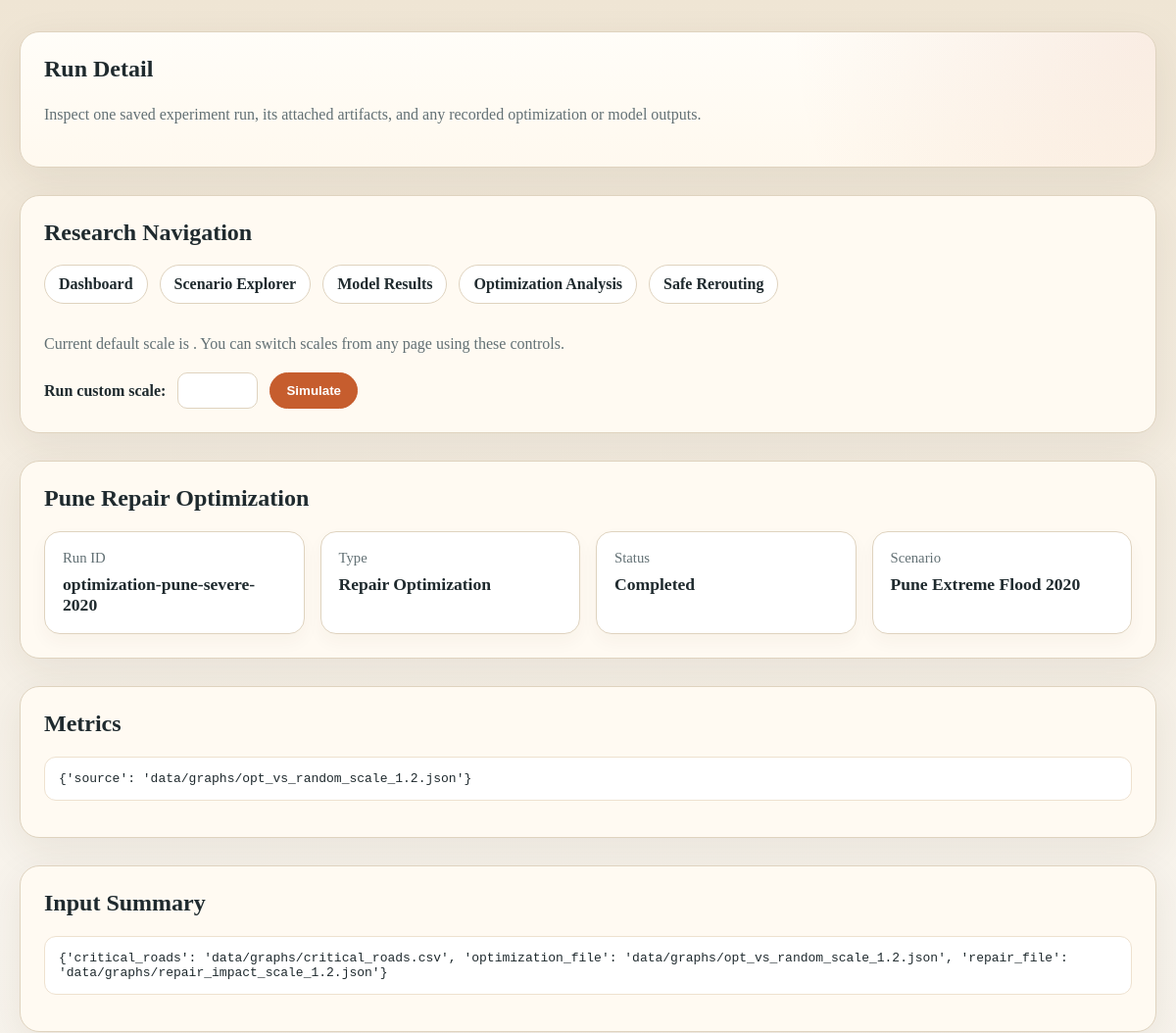
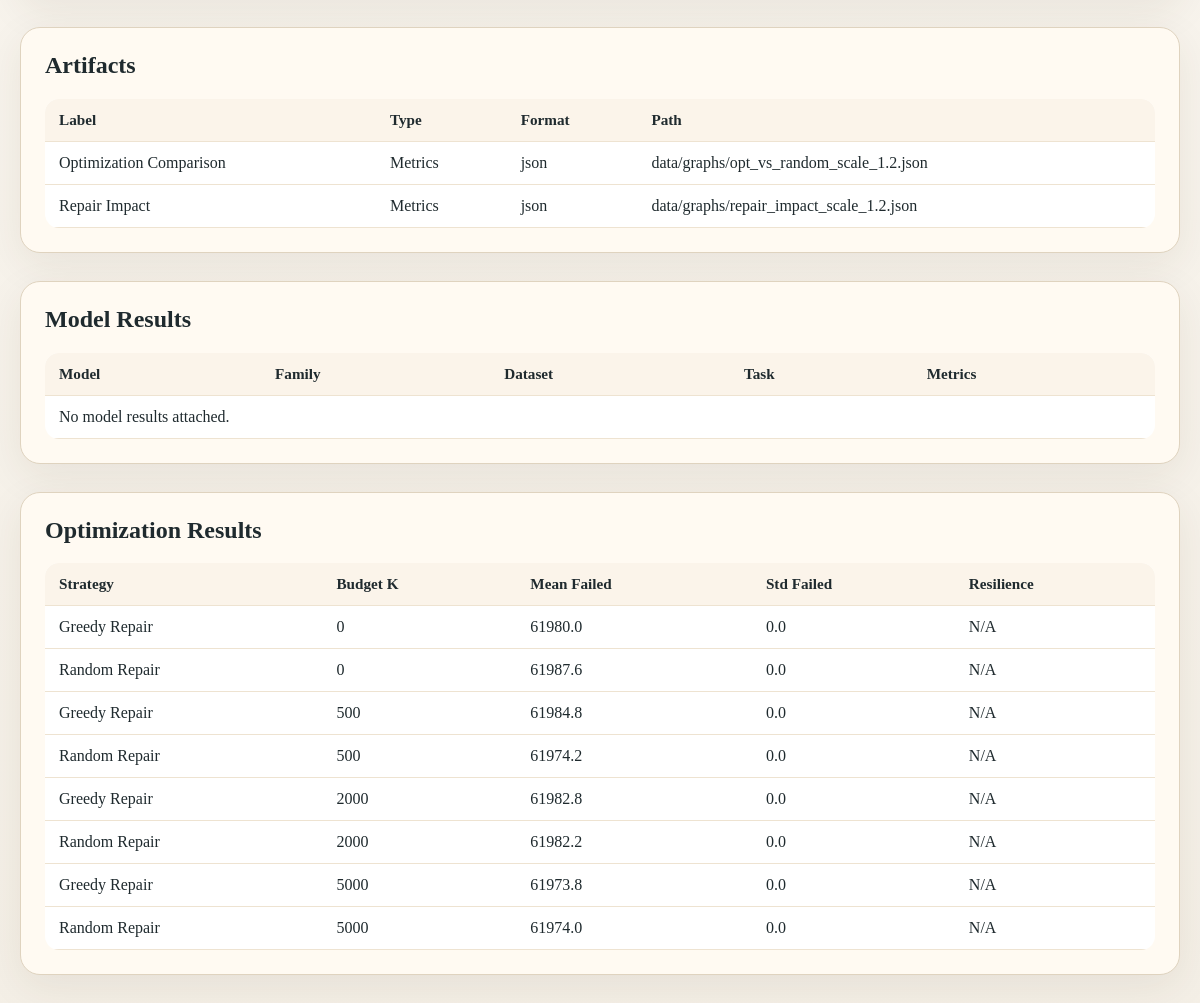
The app's page /runs/pune-repair-optimization-optimization-pune-severe-2020/, older data (2 pictures, top to bottom).
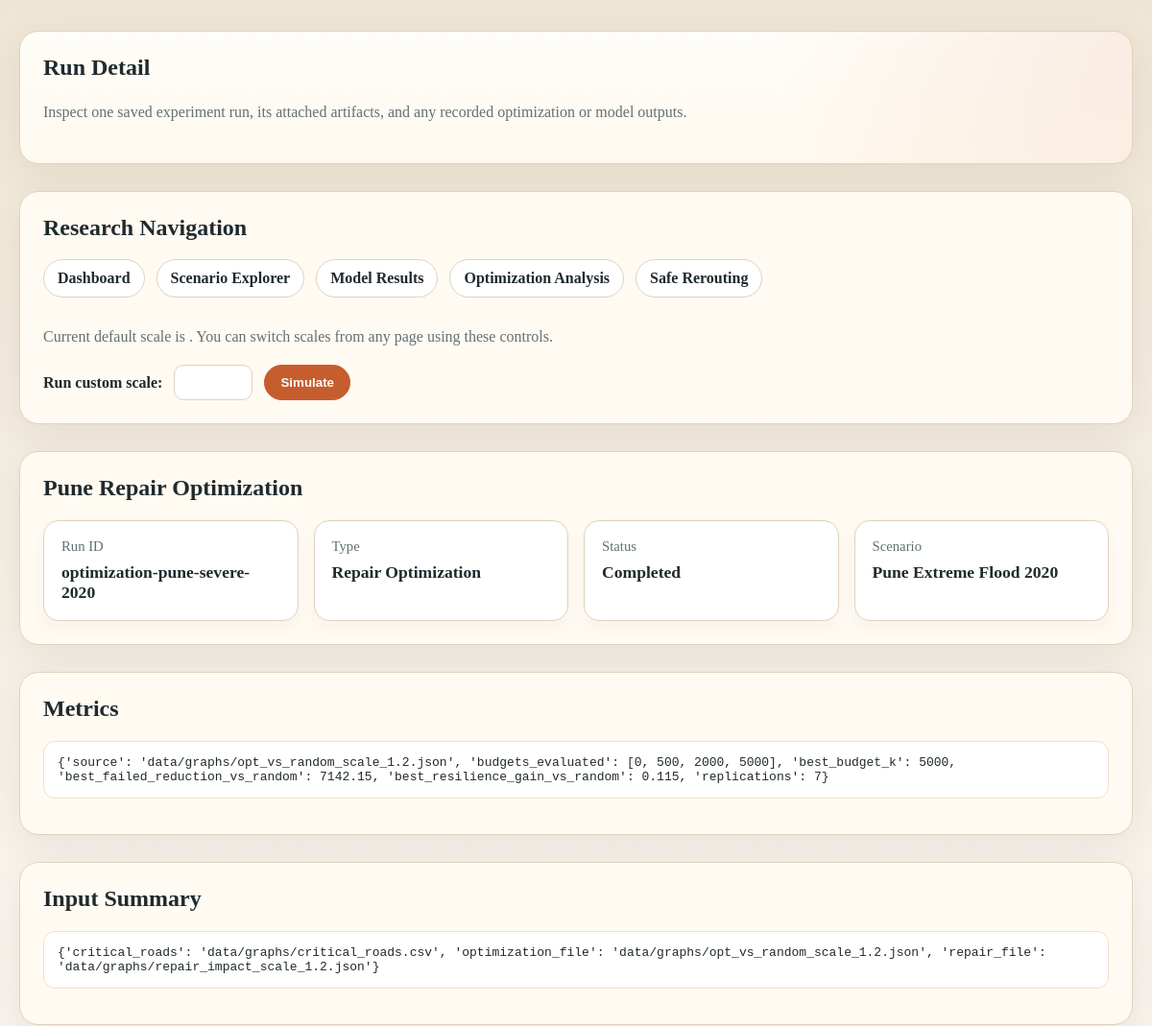
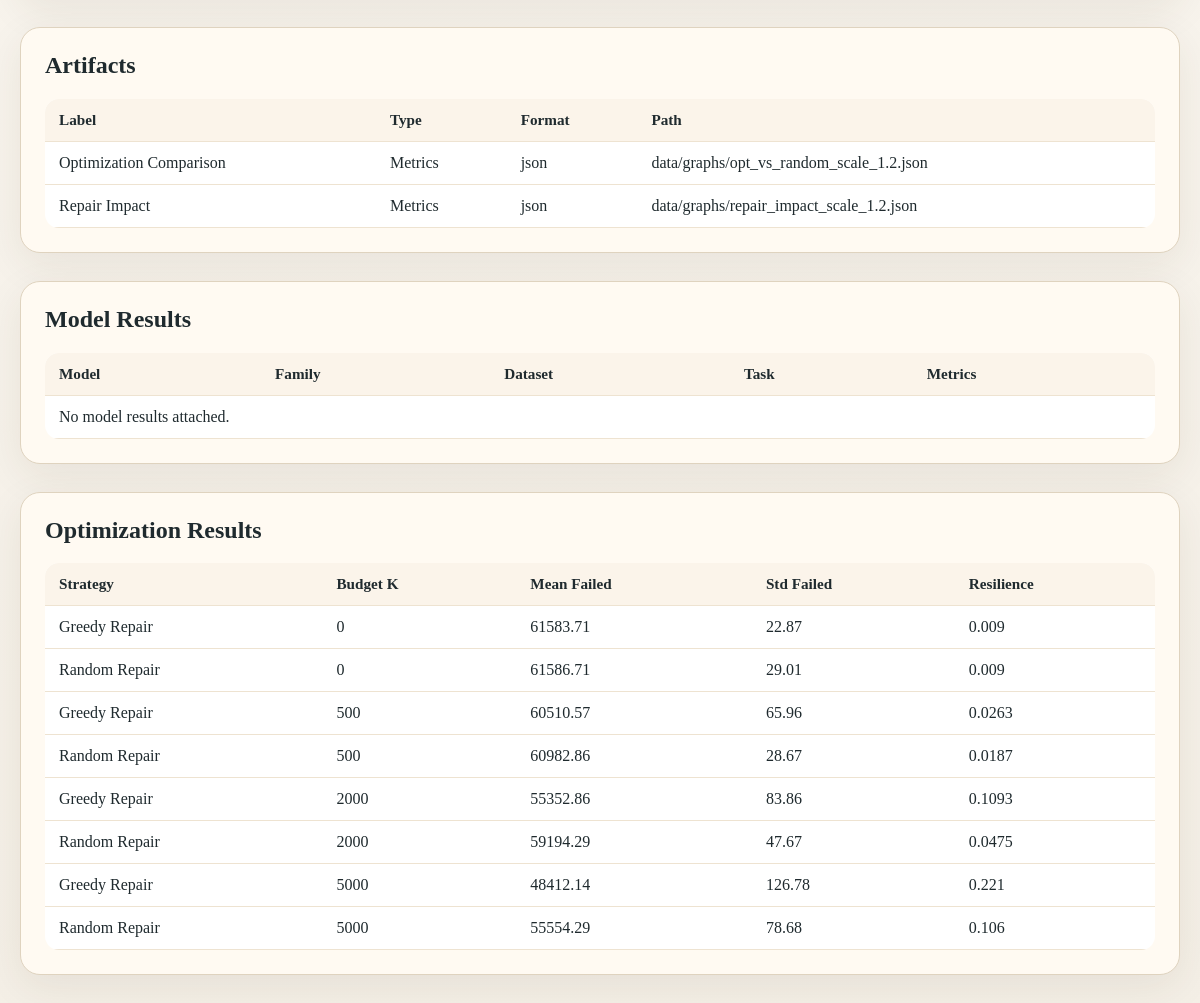
The same page, newer data (2 pictures, top to bottom).
### dashboard/models.py (models this page shows, shortened)
class TimeStampedModel(models.Model):
    created_at = models.DateTimeField(auto_now_add=True)
    updated_at = models.DateTimeField(auto_now=True)
    class Meta:
        abstract = True

class ExperimentRun(TimeStampedModel):
    class RunKind(models.TextChoices):
        CASCADE = "cascade", "Cascade Simulation"
        DATASET = "dataset", "Dataset Generation"
        TRAINING = "training", "Model Training"
        OPTIMIZATION = "optimization", "Repair Optimization"
        EVALUATION = "evaluation", "Evaluation"
        DASHBOARD = "dashboard", "Dashboard Snapshot"
    class Status(models.TextChoices):
        DRAFT = "draft", "Draft"
        RUNNING = "running", "Running"
        COMPLETED = "completed", "Completed"
        FAILED = "failed", "Failed"
        ARCHIVED = "archived", "Archived"
    title = models.CharField(max_length=160)
    slug = models.SlugField(max_length=180, unique=True, blank=True)
    run_kind = models.CharField(max_length=20, choices=RunKind.choices)
    status = models.CharField(
        max_length=20,
        choices=Status.choices,
        default=Status.DRAFT,
    )
    scenario = models.ForeignKey(
        ScenarioConfig,
        null=True,
        blank=True,
        on_delete=models.SET_NULL,
        related_name="runs",
    )
    run_identifier = models.CharField(max_length=80, unique=True)
    source_commit = models.CharField(max_length=64, blank=True)
    started_at = models.DateTimeField(default=timezone.now)
    completed_at = models.DateTimeField(null=True, blank=True)
    input_summary = models.JSONField(default=dict, blank=True)
    metrics = models.JSONField(default=dict, blank=True)
    notes = models.TextField(blank=True)
    class Meta:
        ordering = ["-started_at", "-created_at"]

class ScenarioConfig(TimeStampedModel):
    name = models.CharField(max_length=120, unique=True)
    slug = models.SlugField(max_length=140, unique=True, blank=True)
    description = models.TextField(blank=True)
    rainfall_year = models.PositiveIntegerField(default=2020)
    severity_scale = models.FloatField(default=1.0)
    capacity_factor = models.FloatField(default=1.25)
    overload_factor = models.FloatField(default=1.5)
    max_steps = models.PositiveIntegerField(default=20)
    random_seed = models.PositiveIntegerField(null=True, blank=True)
    parameters = models.JSONField(default=dict, blank=True)
    is_baseline = models.BooleanField(default=False)
    class Meta:
        ordering = ["name"]
        verbose_name = "scenario configuration"
        verbose_name_plural = "scenario configurations"

class RunArtifact(TimeStampedModel):
    class ArtifactKind(models.TextChoices):
        GRAPH = "graph", "Graph"
        DATASET = "dataset", "Dataset"
        MODEL = "model", "Model"
        METRICS = "metrics", "Metrics"
        GEOJSON = "geojson", "GeoJSON"
        PLOT = "plot", "Plot"
        REPORT = "report", "Report"
        OTHER = "other", "Other"
    run = models.ForeignKey(
        ExperimentRun,
        on_delete=models.CASCADE,
        related_name="artifacts",
    )
    label = models.CharField(max_length=120)
    artifact_kind = models.CharField(max_length=20, choices=ArtifactKind.choices)
    relative_path = models.CharField(
        max_length=255,
        help_text="Path relative to the repository root.",
    )
    file_format = models.CharField(max_length=32, blank=True)
    metadata = models.JSONField(default=dict, blank=True)
    class Meta:
        ordering = ["label"]
        unique_together = ("run", "label", "relative_path")

class OptimizationResult(TimeStampedModel):
    run = models.ForeignKey(
        ExperimentRun,
        on_delete=models.CASCADE,
        related_name="optimization_results",
    )
    strategy_name = models.CharField(max_length=120)
    budget_k = models.PositiveIntegerField()
    mean_failed = models.FloatField()
    std_failed = models.FloatField(default=0.0)
    resilience_score = models.FloatField(null=True, blank=True)
    metadata = models.JSONField(default=dict, blank=True)
    class Meta:
        ordering = ["strategy_name", "budget_k"]
        unique_together = ("run", "strategy_name", "budget_k")

### dashboard/views.py (the view)
# urls.py: path("runs/<slug:slug>/", views.run_detail, name="run_detail"),
def run_detail(request, slug):
    run = get_object_or_404(
        ExperimentRun.objects.select_related("scenario").prefetch_related(
            "artifacts",
            "model_results",
            "optimization_results",
        ),
        slug=slug,
    )
    optimization_rows = OptimizationResult.objects.filter(run=run).order_by("budget_k", "strategy_name")
    context = {
        "run": run,
        "optimization_rows": optimization_rows,
    }
    return render(request, "dashboard/run_detail.html", context)

### dashboard/templates/dashboard/run_detail.html (shortened to what this page needs)
{% extends "dashboard/base.html" %}
{% block hero_title %}Run Detail{% endblock %}
{% block hero_subtitle %}Inspect one saved experiment run, its attached artifacts, and any recorded optimization or model outputs.{% endblock %}
{% block content %}
<section class="section">
    <h2>{{ run.title }}</h2>
    <div class="grid">
        <div class="card"><div class="label">Run ID</div><div class="value" style="font-size:1.1rem;">{{ run.run_identifier }}</div></div>
        <div class="card"><div class="label">Type</div><div class="value" style="font-size:1.1rem;">{{ run.get_run_kind_display }}</div></div>
        <div class="card"><div class="label">Status</div><div class="value" style="font-size:1.1rem;">{{ run.get_status_display }}</div></div>
        <div class="card"><div class="label">Scenario</div><div class="value" style="font-size:1.1rem;">{% if run.scenario %}{{ run.scenario.name }}{% else %}N/A{% endif %}</div></div>
    </div>
</section>
<section class="section">
    <h2>Metrics</h2>
    <pre>{{ run.metrics }}</pre>
</section>
<section class="section">
    <h2>Input Summary</h2>
    <pre>{{ run.input_summary }}</pre>
</section>
<section class="section">
    <h2>Artifacts</h2>
    <table>
        <thead>
            <tr>
                <th>Label</th>
                <th>Type</th>
                <th>Format</th>
                <th>Path</th>
            </tr>
        </thead>
        <tbody>
        {% for artifact in run.artifacts.all %}
            <tr>
                <td>{{ artifact.label }}</td>
                <td>{{ artifact.get_artifact_kind_display }}</td>
                <td>{{ artifact.file_format }}</td>
                <td>{{ artifact.relative_path }}</td>
            </tr>
        {% empty %}
            <tr><td colspan="4">No artifacts attached.</td></tr>
        {% endfor %}
        </tbody>
    </table>
</section>
<section class="section">
    <h2>Model Results</h2>
    <table>
        <thead>
            <tr>
                <th>Model</th>
                <th>Family</th>
                <th>Dataset</th>
                <th>Task</th>
                <th>Metrics</th>
            </tr>
        </thead>
        <tbody>
        {% for result in run.model_results.all %}
            <tr>
                <td>{{ result.model_name }}</td>
                <td>{{ result.model_family }}</td>
                <td>{{ result.dataset_name }}</td>
                <td>{{ result.get_task_type_display }}</td>
                <td>{{ result.metrics }}</td>
            </tr>
        {% empty %}
            <tr><td colspan="5">No model results attached.</td></tr>
        {% endfor %}
        </tbody>
    </table>
</section>
<section class="section">
    <h2>Optimization Results</h2>
    <table>
        <thead>
            <tr>
                <th>Strategy</th>
                <th>Budget K</th>
                <th>Mean Failed</th>
                <th>Std Failed</th>
                <th>Resilience</th>
            </tr>
        </thead>
        <tbody>
        {% for row in optimization_rows %}
            <tr>
                <td>{{ row.strategy_name }}</td>
                <td>{{ row.budget_k }}</td>
                <td>{{ row.mean_failed }}</td>
                <td>{{ row.std_failed }}</td>
                <td>{{ row.resilience_score|default:"N/A" }}</td>
            </tr>
        {% empty %}
            <tr><td colspan="5">No optimization rows for this run.</td></tr>
        {% endfor %}
        </tbody>
    </table>
</section>
{% endblock %}

### dashboard/templates/dashboard/base.html (shortened to what this page needs)
<!DOCTYPE html>
<html lang="en">
<head>
</head>
<body>
<div class="page">
    <section class="hero">
        <h1>{% block hero_title %}Urban Infrastructure AI Research Dashboard{% endblock %}</h1>
        <p>{% block hero_subtitle %}Django research interface for flood-driven cascade simulation, model analysis, and repair optimization.{% endblock %}</p>
    </section>
    <section class="nav-shell">
        <h2>Research Navigation</h2>
        <div class="nav-links">
            <a class="nav-link {% if request.path == '/' %}active{% endif %}" href="/">Dashboard</a>
            <a class="nav-link {% if request.path == '/scenarios/' %}active{% endif %}" href="/scenarios/?severity={{ selected_severity.slug }}">Scenario Explorer</a>
            <a class="nav-link {% if request.path == '/models/' %}active{% endif %}" href="/models/?severity={{ selected_severity.slug }}">Model Results</a>
            <a class="nav-link {% if request.path == '/optimization/' %}active{% endif %}" href="/optimization/?severity={{ selected_severity.slug }}">Optimization Analysis</a>
            <a class="nav-link {% if request.path == '/routing/' %}active{% endif %}" href="/routing/?severity={{ selected_severity.slug }}">Safe Rerouting</a>
        </div>
        <p class="subvalue" style="margin-top: 12px;">
            Current default scale is <strong>{{ selected_severity.slug }}</strong>. You can switch scales from any page using these controls.
        </p>
        <form method="get" action="{{ request.path }}" style="margin-top: 16px; display: flex; flex-wrap: wrap; gap: 12px; align-items: center;">
            <label for="custom_scale"><strong>Run custom scale:</strong></label>
            <input
                id="custom_scale"
                name="custom_scale"
                type="number"
                min="0.1"
                max="5"
                step="0.1"
                value="{% if custom_scale %}{{ custom_scale }}{% endif %}"
                style="padding: 10px 12px; border-radius: 10px; border: 1px solid var(--line);"
            >
            <button type="submit" style="padding: 10px 16px; border-radius: 999px; border: 1px solid var(--accent); background: var(--accent); color: white; font-weight: bold; cursor: pointer;">
                Simulate
            </button>
        </form>
    </section>
    {% block content %}{% endblock %}
</div>
</body>
</html>

### dashboard/templates/dashboard/base.html (style rules this page uses)
:root { --panel: #fffaf2; --ink: #1f2a2e; --muted: #627074; --accent: #c65d2e; --accent-dark: #8f3f1b; --line: #dfd3bf; --danger: #c53b2c; --critical: #222222; --safe: #4f7c67; }
body { margin: 0; font-family: Georgia, "Times New Roman", serif; background: linear-gradient(180deg, #efe5d4 0%, #f8f4ed 45%, #f4efe6 100%); color: var(--ink); }
.page { max-width: 1180px; margin: 0 auto; padding: 32px 20px 60px; }
.hero, .section, .nav-shell { background: var(--panel); border: 1px solid var(--line); border-radius: 20px; padding: 24px; box-shadow: 0 12px 40px rgba(70, 47, 24, 0.08); }
.hero { background: radial-gradient(circle at top right, rgba(198, 93, 46, 0.10), transparent 32%), linear-gradient(180deg, #fffdf8 0%, #fff9ef 100%); }
.section, .nav-shell { margin-top: 28px; }
.hero h1, .section h2, .nav-shell h2 { margin-top: 0; }
.hero p, .subvalue { color: var(--muted); line-height: 1.6; }
.nav-links, .scenario-list { display: flex; flex-wrap: wrap; gap: 12px; }
.nav-link, .scenario-chip { display: inline-block; padding: 10px 14px; border-radius: 999px; border: 1px solid var(--line); background: #fff; color: var(--ink); text-decoration: none; transition: transform 120ms ease, box-shadow 120ms ease, border-color 120ms ease; }
.grid { display: grid; grid-template-columns: repeat(4, minmax(0, 1fr)); gap: 16px; }
.card { background: #fff; border: 1px solid var(--line); border-radius: 16px; padding: 18px; box-shadow: 0 8px 18px rgba(70, 47, 24, 0.04); }
.label { color: var(--muted); font-size: 0.92rem; margin-bottom: 8px; }
.value { font-size: 1.7rem; font-weight: bold; }
table { width: 100%; border-collapse: collapse; background: #fff; border-radius: 14px; overflow: hidden; }
th, td { padding: 12px 14px; border-bottom: 1px solid #eee3d1; text-align: left; }
th { background: #fbf4ea; font-size: 0.95rem; }
a { color: var(--accent-dark); text-decoration: none; font-weight: bold; }
pre { white-space: pre-wrap; word-break: break-word; background: #fff; border: 1px solid #eee1cf; border-radius: 12px; padding: 14px; }

Row changes from the older to the newer data that the page shows:
changed ExperimentRun "Pune Repair Optimization": metrics "{'source': 'data/graphs/opt_vs_random_scale_1.2.json'}" → "{'source': 'data/graphs/opt_vs_random_scale_1.2.json', 'budgets_evaluated': [0, 500, 2000, 5000], 'best_budget_k': 5000, 'best_failed_reduction_vs_random': 7142.15, 'best_resilience_gain_vs_random': 0.115, 'replications': 7}"
changed OptimizationResult (number 1 of 8 on the later page): mean_failed "61980.0" → "61583.71"; std_failed "0.0" → "22.87"; resilience_score "N/A" → "0.009"
changed OptimizationResult (number 2 of 8 on the later page): mean_failed "61987.6" → "61586.71"; std_failed "0.0" → "29.01"; resilience_score "N/A" → "0.009"
changed OptimizationResult (number 3 of 8 on the later page): mean_failed "61984.8" → "60510.57"; std_failed "0.0" → "65.96"; resilience_score "N/A" → "0.0263"
changed OptimizationResult (number 4 of 8 on the later page): mean_failed "61974.2" → "60982.86"; std_failed "0.0" → "28.67"; resilience_score "N/A" → "0.0187"
changed OptimizationResult (number 5 of 8 on the later page): mean_failed "61982.8" → "55352.86"; std_failed "0.0" → "83.86"; resilience_score "N/A" → "0.1093"
changed OptimizationResult (number 6 of 8 on the later page): mean_failed "61982.2" → "59194.29"; std_failed "0.0" → "47.67"; resilience_score "N/A" → "0.0475"
changed OptimizationResult (number 7 of 8 on the later page): mean_failed "61973.8" → "48412.14"; std_failed "0.0" → "126.78"; resilience_score "N/A" → "0.221"
changed OptimizationResult (number 8 of 8 on the later page): mean_failed "61974.0" → "55554.29"; std_failed "0.0" → "78.68"; resilience_score "N/A" → "0.106"
